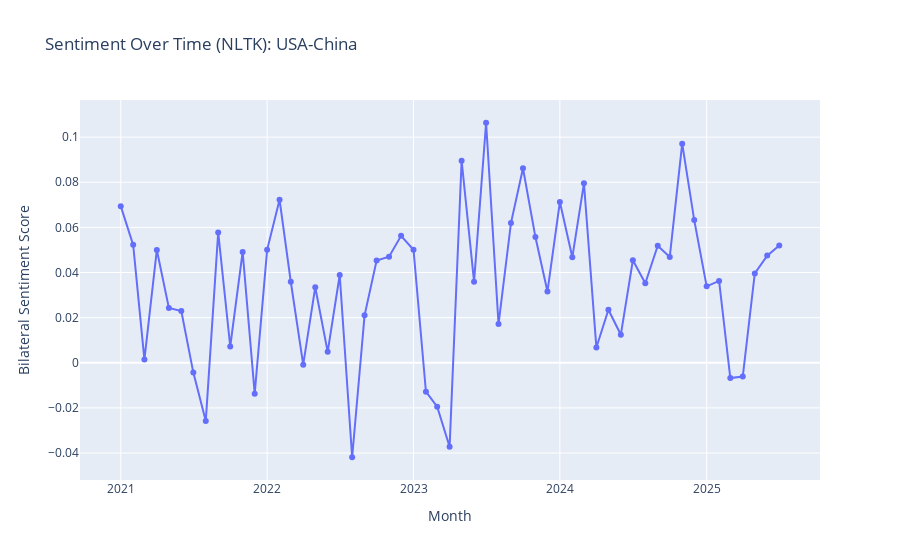
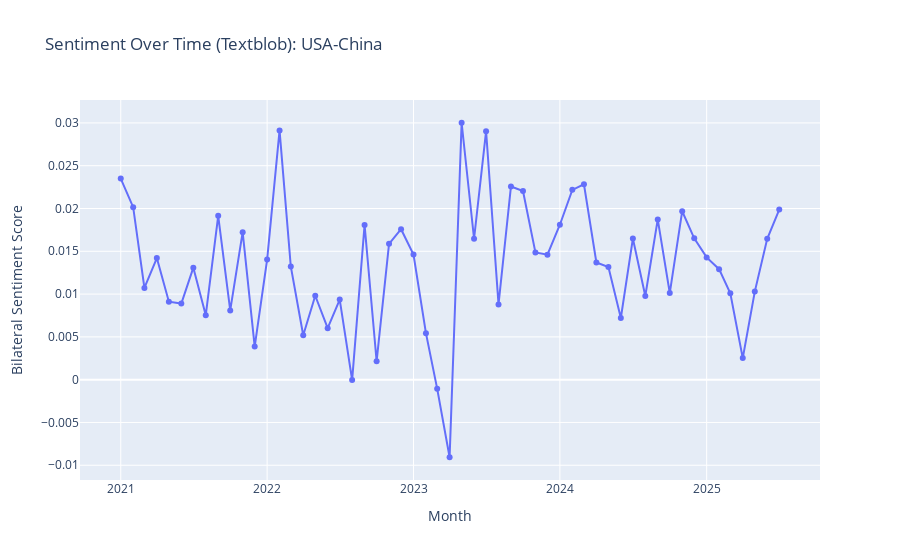
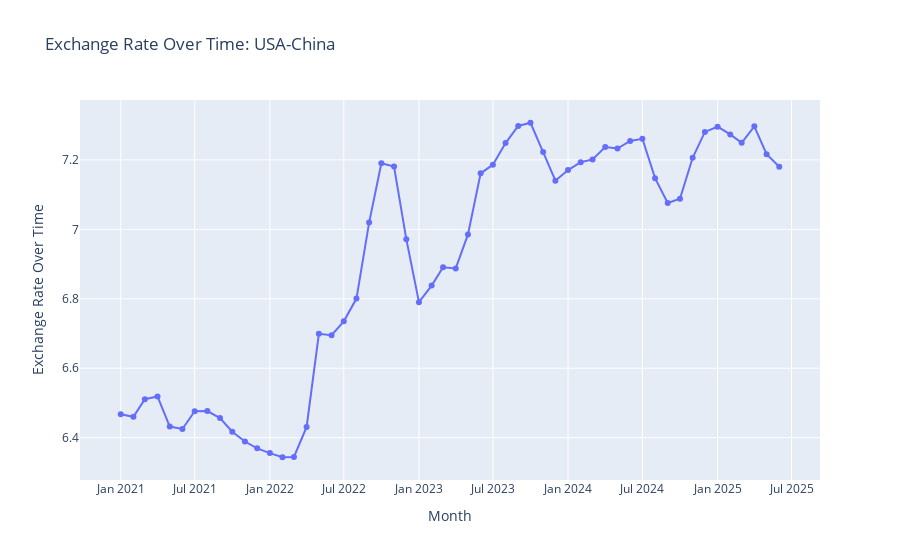

Here is the notebook cell these charts were saved with, in order:
### Code cell
#nltk
relation = 'USA-China'
fig = px.line(monthly_sentiment_nltk, x = 'Month', y = 'Sentiment', title = f'Sentiment Over Time (NLTK): {relation}', markers = True)
fig.update_layout(xaxis_title = 'Month', yaxis_title = 'Bilateral Sentiment Score', hovermode = 'x unified')
fig.show()
#textblob
fig = px.line(monthly_sentiment_textblob, x = 'Month', y = 'Sentiment', title = f'Sentiment Over Time (Textblob): {relation}', markers = True)
fig.update_layout(xaxis_title = 'Month', yaxis_title = 'Bilateral Sentiment Score', hovermode = 'x unified')
fig.show()

fig = px.line(usd_cny_exchange_rate, x = 'Month', y = 'EXCHUS', title = f'Exchange Rate Over Time: {relation}', markers = True)
fig.update_layout(xaxis_title = 'Month', yaxis_title = 'Exchange Rate Over Time', hovermode = 'x unified')
fig.show()

### Figure 1 — Plotly figure (JSON) as saved in the notebook; plotly's stock layout.template omitted (floating-point values rounded to 4 significant figures)
{"data": [{"hovertemplate": "Month=%{x}<br>Sentiment=%{y}<extra></extra>", "legendgroup": "", "line": {"color": "#636efa", "dash": "solid"}, "marker": {"symbol": "circle"}, "mode": "lines+markers", "name": "", "orientation": "v", "showlegend": false, "type": "scatter", "x": ["2021-01", "2021-02", "2021-03", "2021-04", "2021-05", "2021-06", "2021-07", "2021-08", "2021-09", "2021-10", "2021-11", "2021-12", "2022-01", "2022-02", "2022-03", "2022-04", "2022-05", "2022-06", "2022-07", "2022-08", "2022-09", "2022-10", "2022-11", "2022-12", "2023-01", "2023-02", "2023-03", "2023-04", "2023-05", "2023-06", "2023-07", "2023-08", "2023-09", "2023-10", "2023-11", "2023-12", "2024-01", "2024-02", "2024-03", "2024-04", "2024-05", "2024-06", "2024-07", "2024-08", "2024-09", "2024-10", "2024-11", "2024-12", "2025-01", "2025-02", "2025-03", "2025-04", "2025-05", "2025-06", "2025-07"], "xaxis": "x", "y": [0.06941, 0.05225, 0.001432, 0.04999, 0.02425, 0.0229, -0.004368, -0.02586, 0.05778, 0.007205, 0.0491, -0.01369, 0.05006, 0.07225, 0.0359, -0.0008518, 0.03349, 0.004839, 0.03888, -0.04187, 0.02102, 0.0453, 0.047, 0.05624, 0.05009, -0.01283, -0.01946, -0.03721, 0.08957, 0.03595, 0.1064, 0.01713, 0.0619, 0.08622, 0.0557, 0.03155, 0.07127, 0.04672, 0.07951, 0.006797, 0.02351, 0.01244, 0.04542, 0.03522, 0.05189, 0.0469, 0.09711, 0.06324, 0.03386, 0.03626, -0.006772, -0.006127, 0.03957, 0.04749, 0.05196], "yaxis": "y"}], "layout": {"autosize": true, "hovermode": "x unified", "legend": {"tracegroupgap": 0}, "title": {"text": "Sentiment Over Time (NLTK): USA-China"}, "xaxis": {"anchor": "y", "autorange": true, "domain": [0, 1], "range": ["2020-09-23 18:33:08.9084", "2025-10-08 05:26:51.0916"], "title": {"text": "Month"}, "type": "date"}, "yaxis": {"anchor": "x", "autorange": true, "domain": [0, 1], "range": [-0.05411, 0.1186], "title": {"text": "Bilateral Sentiment Score"}, "type": "linear"}}}

### Figure 2 — Plotly figure (JSON) as saved in the notebook; plotly's stock layout.template omitted (floating-point values rounded to 4 significant figures)
{"data": [{"hovertemplate": "Month=%{x}<br>Sentiment=%{y}<extra></extra>", "legendgroup": "", "line": {"color": "#636efa", "dash": "solid"}, "marker": {"symbol": "circle"}, "mode": "lines+markers", "name": "", "orientation": "v", "showlegend": false, "type": "scatter", "x": ["2021-01", "2021-02", "2021-03", "2021-04", "2021-05", "2021-06", "2021-07", "2021-08", "2021-09", "2021-10", "2021-11", "2021-12", "2022-01", "2022-02", "2022-03", "2022-04", "2022-05", "2022-06", "2022-07", "2022-08", "2022-09", "2022-10", "2022-11", "2022-12", "2023-01", "2023-02", "2023-03", "2023-04", "2023-05", "2023-06", "2023-07", "2023-08", "2023-09", "2023-10", "2023-11", "2023-12", "2024-01", "2024-02", "2024-03", "2024-04", "2024-05", "2024-06", "2024-07", "2024-08", "2024-09", "2024-10", "2024-11", "2024-12", "2025-01", "2025-02", "2025-03", "2025-04", "2025-05", "2025-06", "2025-07"], "xaxis": "x", "y": [0.0235, 0.02016, 0.01072, 0.01421, 0.009114, 0.008897, 0.01309, 0.007536, 0.01915, 0.008093, 0.01723, 0.00387, 0.01403, 0.02913, 0.01323, 0.005192, 0.009806, 0.006018, 0.009362, -4.923e-05, 0.01808, 0.002149, 0.01587, 0.01758, 0.01463, 0.005438, -0.00105, -0.009064, 0.03002, 0.01647, 0.02903, 0.008792, 0.02257, 0.02205, 0.01487, 0.01461, 0.0181, 0.02218, 0.02282, 0.01369, 0.01316, 0.007207, 0.01649, 0.009777, 0.01873, 0.01012, 0.01968, 0.01651, 0.01429, 0.01291, 0.0101, 0.002519, 0.01029, 0.01645, 0.01988], "yaxis": "y"}], "layout": {"autosize": true, "hovermode": "x unified", "legend": {"tracegroupgap": 0}, "title": {"text": "Sentiment Over Time (Textblob): USA-China"}, "xaxis": {"anchor": "y", "autorange": true, "domain": [0, 1], "range": ["2020-09-23 18:33:08.9084", "2025-10-08 05:26:51.0916"], "title": {"text": "Month"}, "type": "date"}, "yaxis": {"anchor": "x", "autorange": true, "domain": [0, 1], "range": [-0.01229, 0.03324], "title": {"text": "Bilateral Sentiment Score"}, "type": "linear"}}}

### Figure 3 — Plotly figure (JSON) as saved in the notebook; plotly's stock layout.template omitted (floating-point values rounded to 4 significant figures)
{"data": [{"hovertemplate": "Month=%{x}<br>EXCHUS=%{y}<extra></extra>", "legendgroup": "", "line": {"color": "#636efa", "dash": "solid"}, "marker": {"symbol": "circle"}, "mode": "lines+markers", "name": "", "orientation": "v", "showlegend": false, "type": "scatter", "x": ["2021-01", "2021-02", "2021-03", "2021-04", "2021-05", "2021-06", "2021-07", "2021-08", "2021-09", "2021-10", "2021-11", "2021-12", "2022-01", "2022-02", "2022-03", "2022-04", "2022-05", "2022-06", "2022-07", "2022-08", "2022-09", "2022-10", "2022-11", "2022-12", "2023-01", "2023-02", "2023-03", "2023-04", "2023-05", "2023-06", "2023-07", "2023-08", "2023-09", "2023-10", "2023-11", "2023-12", "2024-01", "2024-02", "2024-03", "2024-04", "2024-05", "2024-06", "2024-07", "2024-08", "2024-09", "2024-10", "2024-11", "2024-12", "2025-01", "2025-02", "2025-03", "2025-04", "2025-05", "2025-06"], "xaxis": "x", "y": [6.467, 6.46, 6.511, 6.519, 6.432, 6.425, 6.476, 6.477, 6.456, 6.417, 6.389, 6.369, 6.356, 6.344, 6.345, 6.431, 6.699, 6.695, 6.735, 6.801, 7.019, 7.19, 7.181, 6.972, 6.79, 6.838, 6.891, 6.888, 6.985, 7.161, 7.186, 7.249, 7.298, 7.307, 7.223, 7.14, 7.171, 7.194, 7.202, 7.237, 7.233, 7.255, 7.261, 7.147, 7.076, 7.088, 7.206, 7.281, 7.296, 7.273, 7.249, 7.297, 7.217, 7.18], "yaxis": "y"}], "layout": {"autosize": true, "hovermode": "x unified", "legend": {"tracegroupgap": 0}, "title": {"text": "Exchange Rate Over Time: USA-China"}, "xaxis": {"anchor": "y", "autorange": true, "domain": [0, 1], "range": ["2020-09-25 14:03:44.921", "2025-09-06 09:56:15.079"], "title": {"text": "Month"}, "type": "date"}, "yaxis": {"anchor": "x", "autorange": true, "domain": [0, 1], "range": [6.264, 7.387], "title": {"text": "Exchange Rate Over Time"}, "type": "linear"}}}
